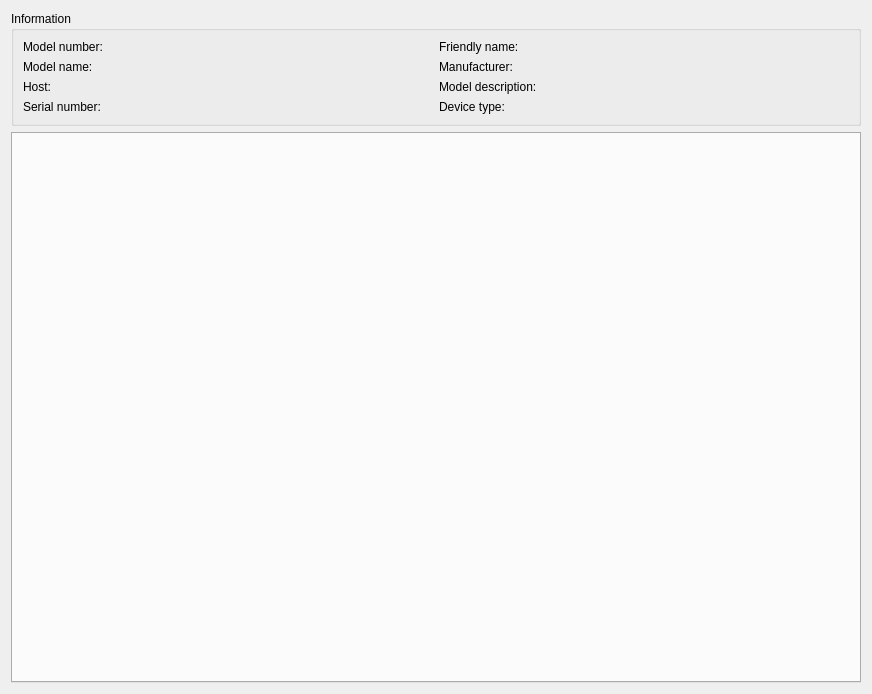
<?xml version="1.0" encoding="UTF-8"?>
<ui version="4.0">
 <class>GatewayWidget</class>
 <widget class="QWidget" name="GatewayWidget">
  <property name="geometry">
   <rect>
    <x>0</x>
    <y>0</y>
    <width>872</width>
    <height>694</height>
   </rect>
  </property>
  <property name="windowTitle">
   <string>Form</string>
  </property>
  <layout class="QVBoxLayout" name="verticalLayout">
   <item>
    <widget class="QGroupBox" name="groupBox">
     <property name="title">
      <string>Information</string>
     </property>
     <layout class="QHBoxLayout" name="horizontalLayout">
      <item>
       <layout class="QFormLayout" name="formLayout_2">
        <item row="0" column="0">
         <widget class="QLabel" name="label_5">
          <property name="text">
           <string>Model number:</string>
          </property>
         </widget>
        </item>
        <item row="1" column="0">
         <widget class="QLabel" name="label_6">
          <property name="text">
           <string>Model name:</string>
          </property>
         </widget>
        </item>
        <item row="2" column="0">
         <widget class="QLabel" name="label_7">
          <property name="text">
           <string>Host:</string>
          </property>
         </widget>
        </item>
        <item row="3" column="0">
         <widget class="QLabel" name="label_8">
          <property name="text">
           <string>Serial number:</string>
          </property>
         </widget>
        </item>
        <item row="0" column="1">
         <widget class="QLabel" name="modelNumber">
          <property name="text">
           <string/>
          </property>
         </widget>
        </item>
        <item row="1" column="1">
         <widget class="QLabel" name="modelName">
          <property name="text">
           <string/>
          </property>
         </widget>
        </item>
        <item row="2" column="1">
         <widget class="QLabel" name="host">
          <property name="text">
           <string/>
          </property>
         </widget>
        </item>
        <item row="3" column="1">
         <widget class="QLabel" name="serialNumber">
          <property name="text">
           <string/>
          </property>
         </widget>
        </item>
       </layout>
      </item>
      <item>
       <layout class="QFormLayout" name="formLayout">
        <item row="0" column="0">
         <widget class="QLabel" name="label">
          <property name="text">
           <string>Friendly name:</string>
          </property>
         </widget>
        </item>
        <item row="0" column="1">
         <widget class="QLabel" name="friendlyName">
          <property name="text">
           <string/>
          </property>
         </widget>
        </item>
        <item row="1" column="0">
         <widget class="QLabel" name="label_2">
          <property name="text">
           <string>Manufacturer:</string>
          </property>
         </widget>
        </item>
        <item row="1" column="1">
         <widget class="QLabel" name="manufacturer">
          <property name="text">
           <string/>
          </property>
         </widget>
        </item>
        <item row="2" column="0">
         <widget class="QLabel" name="label_3">
          <property name="text">
           <string>Model description:</string>
          </property>
         </widget>
        </item>
        <item row="2" column="1">
         <widget class="QLabel" name="modelDescription">
          <property name="text">
           <string/>
          </property>
         </widget>
        </item>
        <item row="3" column="0">
         <widget class="QLabel" name="label_4">
          <property name="text">
           <string>Device type:</string>
          </property>
         </widget>
        </item>
        <item row="3" column="1">
         <widget class="QLabel" name="deviceType">
          <property name="text">
           <string/>
          </property>
         </widget>
        </item>
       </layout>
      </item>
     </layout>
    </widget>
   </item>
   <item>
    <widget class="QTabWidget" name="tabWidget">
     <property name="currentIndex">
      <number>-1</number>
     </property>
    </widget>
   </item>
  </layout>
 </widget>
 <resources/>
 <connections/>
</ui>
